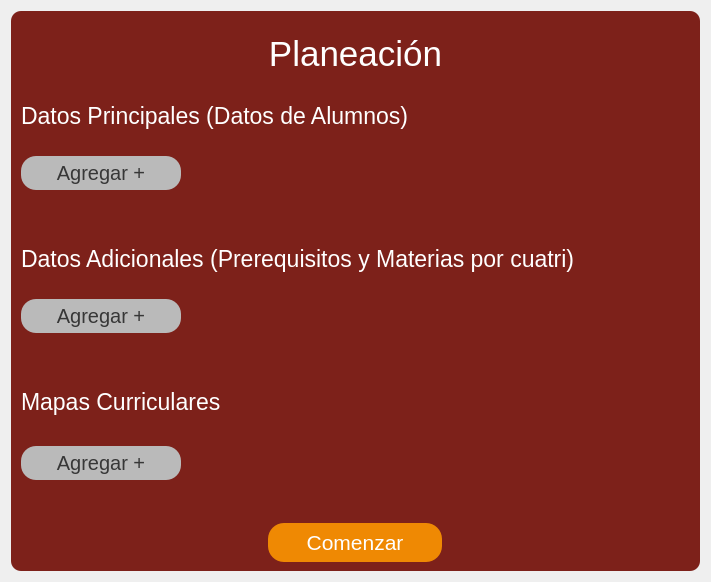
<?xml version="1.0" encoding="UTF-8"?>
<ui version="4.0">
 <class>ArchivosForm</class>
 <widget class="QWidget" name="ArchivosForm">
  <property name="geometry">
   <rect>
    <x>0</x>
    <y>0</y>
    <width>711</width>
    <height>582</height>
   </rect>
  </property>
  <property name="windowTitle">
   <string>Form</string>
  </property>
  <property name="styleSheet">
   <string notr="true"/>
  </property>
  <layout class="QVBoxLayout" name="verticalLayout_3">
   <item>
    <widget class="QFrame" name="Container">
     <property name="styleSheet">
      <string notr="true">QFrame#Container{
	background-color: #7D211A;
	border-radius: 10px;
}</string>
     </property>
     <property name="frameShape">
      <enum>QFrame::StyledPanel</enum>
     </property>
     <property name="frameShadow">
      <enum>QFrame::Raised</enum>
     </property>
     <layout class="QVBoxLayout" name="verticalLayout_4">
      <item>
       <layout class="QVBoxLayout" name="ContVerticalLayout" stretch="5,10,10,10,6">
        <property name="sizeConstraint">
         <enum>QLayout::SetDefaultConstraint</enum>
        </property>
        <property name="bottomMargin">
         <number>0</number>
        </property>
        <item>
         <widget class="QLabel" name="Titulo">
          <property name="font">
           <font>
            <pointsize>26</pointsize>
           </font>
          </property>
          <property name="layoutDirection">
           <enum>Qt::LeftToRight</enum>
          </property>
          <property name="styleSheet">
           <string notr="true">color: white;</string>
          </property>
          <property name="text">
           <string>Planeación</string>
          </property>
          <property name="alignment">
           <set>Qt::AlignCenter</set>
          </property>
         </widget>
        </item>
        <item>
         <widget class="QWidget" name="widget" native="true">
          <widget class="QWidget" name="verticalLayoutWidget_2">
           <property name="geometry">
            <rect>
             <x>1</x>
             <y>9</y>
             <width>631</width>
             <height>87</height>
            </rect>
           </property>
           <layout class="QVBoxLayout" name="verticalLayout_2">
            <property name="sizeConstraint">
             <enum>QLayout::SetMinimumSize</enum>
            </property>
            <item>
             <widget class="QLabel" name="TituloDatosPrincipales">
              <property name="sizePolicy">
               <sizepolicy hsizetype="Minimum" vsizetype="Maximum">
                <horstretch>0</horstretch>
                <verstretch>0</verstretch>
               </sizepolicy>
              </property>
              <property name="baseSize">
               <size>
                <width>0</width>
                <height>10</height>
               </size>
              </property>
              <property name="font">
               <font>
                <pointsize>17</pointsize>
               </font>
              </property>
              <property name="styleSheet">
               <string notr="true">color: white;</string>
              </property>
              <property name="text">
               <string>Datos Principales (Datos de Alumnos)</string>
              </property>
             </widget>
            </item>
            <item>
             <widget class="QWidget" name="ArchivosPrincipales" native="true"/>
            </item>
            <item>
             <widget class="QPushButton" name="btnDatosPrincipales">
              <property name="font">
               <font>
                <pointsize>15</pointsize>
               </font>
              </property>
              <property name="styleSheet">
               <string notr="true">QPushButton{
background-color: #BABABA;
padding: 5px;
max-width: 150px;
border-style: outset;
border-radius: 15px;
color:  #373737;
}

QPushButton:hover{
background-color: #878787;
}

QPushButton:pressed{
	background-color: #121212;
	color: white;
}

</string>
              </property>
              <property name="text">
               <string>Agregar +</string>
              </property>
             </widget>
            </item>
           </layout>
          </widget>
         </widget>
        </item>
        <item>
         <widget class="QWidget" name="widget_2" native="true">
          <widget class="QWidget" name="verticalLayoutWidget_6">
           <property name="geometry">
            <rect>
             <x>1</x>
             <y>9</y>
             <width>631</width>
             <height>87</height>
            </rect>
           </property>
           <layout class="QVBoxLayout" name="verticalLayout_6">
            <property name="sizeConstraint">
             <enum>QLayout::SetMinimumSize</enum>
            </property>
            <item>
             <widget class="QLabel" name="TituloDatosPrincipales_5">
              <property name="sizePolicy">
               <sizepolicy hsizetype="Minimum" vsizetype="Maximum">
                <horstretch>0</horstretch>
                <verstretch>0</verstretch>
               </sizepolicy>
              </property>
              <property name="baseSize">
               <size>
                <width>0</width>
                <height>10</height>
               </size>
              </property>
              <property name="font">
               <font>
                <pointsize>17</pointsize>
               </font>
              </property>
              <property name="styleSheet">
               <string notr="true">color: white;</string>
              </property>
              <property name="text">
               <string>Datos Adicionales (Prerequisitos y Materias por cuatri)</string>
              </property>
             </widget>
            </item>
            <item>
             <widget class="QWidget" name="ArchivosAdicionales" native="true"/>
            </item>
            <item>
             <widget class="QPushButton" name="btnDatosAdicionales">
              <property name="font">
               <font>
                <pointsize>15</pointsize>
               </font>
              </property>
              <property name="styleSheet">
               <string notr="true">QPushButton{
background-color: #BABABA;
padding: 5px;
max-width: 150px;
border-style: outset;
border-radius: 15px;
color:  #373737;
}

QPushButton:hover{
background-color: #878787;
}

QPushButton:pressed{
	background-color: #121212;
	color: white;
}

</string>
              </property>
              <property name="text">
               <string>Agregar +</string>
              </property>
             </widget>
            </item>
           </layout>
          </widget>
         </widget>
        </item>
        <item>
         <widget class="QWidget" name="MapasWidget" native="true">
          <property name="sizePolicy">
           <sizepolicy hsizetype="Preferred" vsizetype="Minimum">
            <horstretch>0</horstretch>
            <verstretch>0</verstretch>
           </sizepolicy>
          </property>
          <widget class="QWidget" name="verticalLayoutWidget_7">
           <property name="geometry">
            <rect>
             <x>1</x>
             <y>9</y>
             <width>631</width>
             <height>91</height>
            </rect>
           </property>
           <layout class="QVBoxLayout" name="verticalLayout_7">
            <property name="sizeConstraint">
             <enum>QLayout::SetMinimumSize</enum>
            </property>
            <item>
             <widget class="QLabel" name="TituloDatosPrincipales_6">
              <property name="sizePolicy">
               <sizepolicy hsizetype="Minimum" vsizetype="Maximum">
                <horstretch>0</horstretch>
                <verstretch>0</verstretch>
               </sizepolicy>
              </property>
              <property name="baseSize">
               <size>
                <width>0</width>
                <height>10</height>
               </size>
              </property>
              <property name="font">
               <font>
                <pointsize>17</pointsize>
               </font>
              </property>
              <property name="styleSheet">
               <string notr="true">color: white;</string>
              </property>
              <property name="text">
               <string>Mapas Curriculares</string>
              </property>
             </widget>
            </item>
            <item>
             <widget class="QWidget" name="ArchivosMapas" native="true">
              <property name="sizePolicy">
               <sizepolicy hsizetype="Preferred" vsizetype="Minimum">
                <horstretch>0</horstretch>
                <verstretch>0</verstretch>
               </sizepolicy>
              </property>
             </widget>
            </item>
            <item>
             <widget class="QPushButton" name="btnMapas">
              <property name="font">
               <font>
                <pointsize>15</pointsize>
               </font>
              </property>
              <property name="styleSheet">
               <string notr="true">QPushButton{
background-color: #BABABA;
padding: 5px;
max-width: 150px;
border-style: outset;
border-radius: 15px;
color:  #373737;
}

QPushButton:hover{
background-color: #878787;
}

QPushButton:pressed{
	background-color: #121212;
	color: white;
}

</string>
              </property>
              <property name="text">
               <string>Agregar +</string>
              </property>
             </widget>
            </item>
           </layout>
          </widget>
         </widget>
        </item>
        <item>
         <layout class="QHBoxLayout" name="horizontalLayout_3">
          <item>
           <widget class="QPushButton" name="btnComenzar">
            <property name="font">
             <font>
              <pointsize>16</pointsize>
             </font>
            </property>
            <property name="styleSheet">
             <string notr="true">QPushButton{
background-color: #EF8903;
padding: 7px;
max-width: 160px;
border-style: outset;
border-radius: 16px;
color:  white;
}

QPushButton:hover{
background-color: #C57000;
}

QPushButton:pressed{
	background-color: #A96000;
	color: white;
}

</string>
            </property>
            <property name="text">
             <string>Comenzar</string>
            </property>
           </widget>
          </item>
         </layout>
        </item>
       </layout>
      </item>
     </layout>
    </widget>
   </item>
  </layout>
 </widget>
 <resources/>
 <connections/>
</ui>
